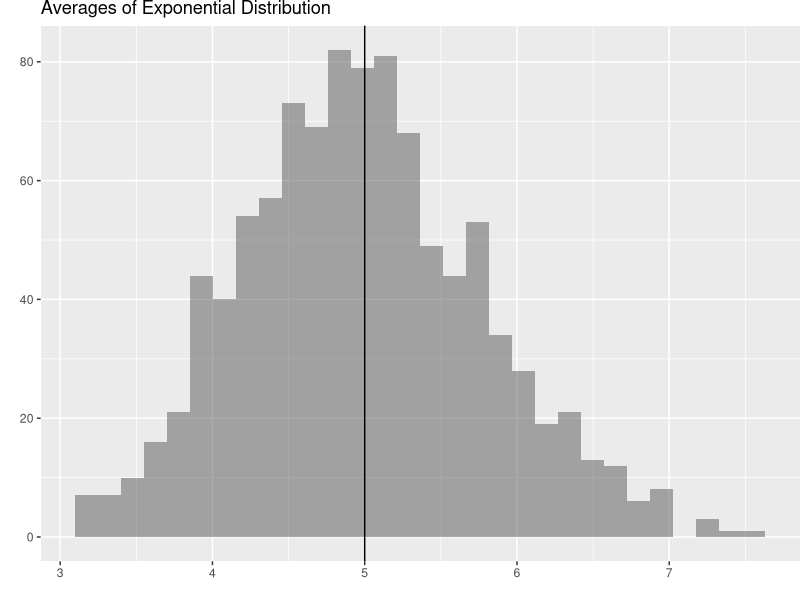
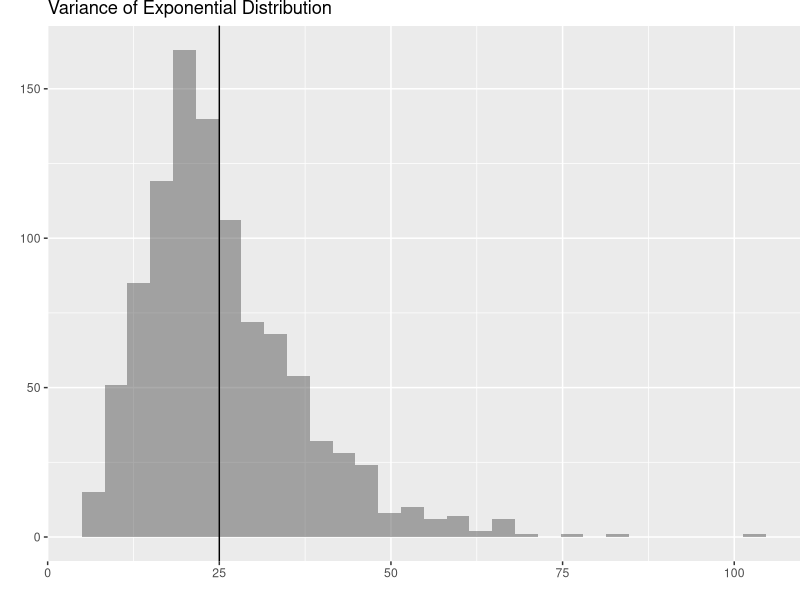

Write R code to recreate these figures, in order. (Note: this script raises an error after producing the figures.)
## ---- chunk 1
library(ggplot2)
library(grid)

set.seed(1)

Mean <- NULL

for(i in 1:1000)
     {
     Mean <- c(Mean, mean(rexp(40, 0.2)))
     }

qplot(Mean, geom = 'blank') + geom_histogram(alpha = 0.5) + 
     geom_vline(xintercept = 1/0.2) + xlab("") + 
     ggtitle("Averages of Exponential Distribution") + 
     theme(plot.margin = unit(c(0,0,0,0), "cm"))
## ---- chunk 2
Variance <- NULL

for(i in 1:1000)
     {
     Variance <- c(Variance, var(rexp(40,0.2)))
     }

qplot(Variance, geom = 'blank') + geom_histogram(alpha = 0.5) + 
     geom_vline(xintercept = 1/(0.2^2)) + 
     xlab("") + ggtitle("Variance of Exponential Distribution") + 
     theme(plot.margin = unit(c(0,0,0,0), "cm"))
## ---- chunk 3
qplot(Mean, geom = 'blank') + 
     geom_line(aes(y = ..density.., color = 'Empirical'), stat = 'density') + 
     stat_function(fun = dnorm, aes(color = 'Normal'), args = list(mean = 1/0.2)) + 
     geom_histogram(aes(y = ..density..), alpha = 0.5) + 
     scale_color_manual(name = 'Density', values = c('red', 'blue')) + xlab("") + 
     ggtitle("Distribution Curve of Averages of Exponential Distribution") + 
     theme(plot.margin = unit(c(0,0,0,0), "cm"))
## ---- chunk 4
library(datasets)

TG <- ToothGrowth
## ---- chunk 5
ggplot(TG, aes(x = len), geom = 'blank') + 
     geom_histogram(alpha = 0.5) + facet_grid(dose ~ supp) + xlab("") + 
     ggtitle("Tooth Length by Supplement & Dosage") + 
     theme(plot.margin = unit(c(0,0,0,0), "cm"))
## ---- chunk 6
IndeptConfInt <- function(x, y)
{
     #Calculates degrees of freedom
     df <- (var(x)/10 + var(y)/10)^2/((var(x)/10)/9 + (var(y)/10)/9)
     
     #Computes interval
     mean(x) - mean(y) + c(-1,1)*qt(0.975, df)*(var(x)/10 + var(y)/10)^(0.5)
}
## ---- chunk 7
VC0.5 <- TG[TG$supp == "VC" & TG$dose == "0.5", 1]
OJ0.5 <- TG[TG$supp == "OJ" & TG$dose == "0.5", 1]
VC1 <- TG[TG$supp == "VC" & TG$dose == "1", 1]
OJ1 <- TG[TG$supp == "OJ" & TG$dose == "1", 1]
VC2 <- TG[TG$supp == "VC" & TG$dose == "2", 1]
OJ2 <- TG[TG$supp == "OJ" & TG$dose == "2", 1]
## ---- chunk 8
IndeptConfInt(VC0.5, OJ0.5)
## ---- chunk 9
IndeptConfInt(VC1, OJ1)
## ---- chunk 10
IndeptConfInt(VC2, OJ2)
